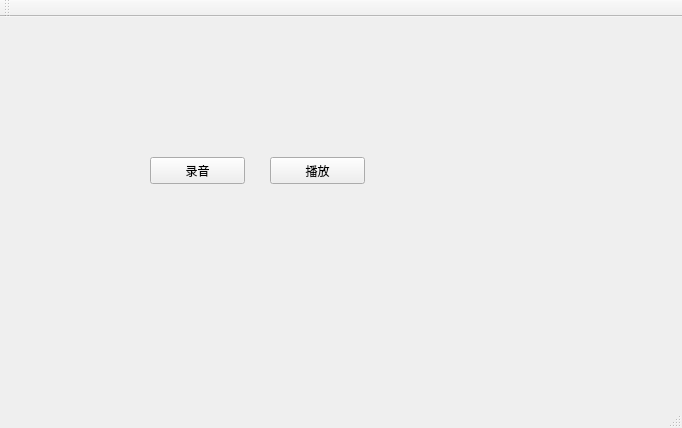
<?xml version="1.0" encoding="UTF-8"?>
<ui version="4.0">
 <class>MainWindow</class>
 <widget class="QMainWindow" name="MainWindow">
  <property name="geometry">
   <rect>
    <x>0</x>
    <y>0</y>
    <width>682</width>
    <height>428</height>
   </rect>
  </property>
  <property name="windowTitle">
   <string>MainWindow</string>
  </property>
  <widget class="QWidget" name="centralWidget">
   <widget class="QPushButton" name="ButtonRecord">
    <property name="geometry">
     <rect>
      <x>150</x>
      <y>140</y>
      <width>95</width>
      <height>27</height>
     </rect>
    </property>
    <property name="text">
     <string>录音</string>
    </property>
   </widget>
   <widget class="QPushButton" name="buttonPlay">
    <property name="geometry">
     <rect>
      <x>270</x>
      <y>140</y>
      <width>95</width>
      <height>27</height>
     </rect>
    </property>
    <property name="text">
     <string>播放</string>
    </property>
   </widget>
  </widget>
  <widget class="QMenuBar" name="menuBar">
   <property name="geometry">
    <rect>
     <x>0</x>
     <y>0</y>
     <width>682</width>
     <height>21</height>
    </rect>
   </property>
  </widget>
  <widget class="QToolBar" name="mainToolBar">
   <attribute name="toolBarArea">
    <enum>TopToolBarArea</enum>
   </attribute>
   <attribute name="toolBarBreak">
    <bool>false</bool>
   </attribute>
  </widget>
  <widget class="QStatusBar" name="statusBar"/>
 </widget>
 <layoutdefault spacing="6" margin="11"/>
 <resources/>
 <connections/>
</ui>
